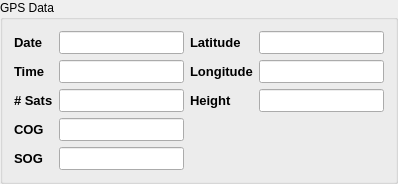
          <widget class="QGroupBox" name="gpsData_groupBox">
           <property name="title">
            <string>GPS Data</string>
           </property>
           <layout class="QGridLayout" name="gridLayout_20">
            <item row="0" column="0">
             <layout class="QGridLayout" name="gridLayout_3">
              <item row="0" column="0">
               <widget class="QLabel" name="label_48">
                <property name="font">
                 <font>
                  <pointsize>10</pointsize>
                  <weight>75</weight>
                  <bold>true</bold>
                 </font>
                </property>
                <property name="text">
                 <string>Date</string>
                </property>
               </widget>
              </item>
              <item row="0" column="1">
               <widget class="QLineEdit" name="m_GpsDate">
                <property name="minimumSize">
                 <size>
                  <width>0</width>
                  <height>0</height>
                 </size>
                </property>
                <property name="maximumSize">
                 <size>
                  <width>16777215</width>
                  <height>16777215</height>
                 </size>
                </property>
                <property name="font">
                 <font>
                  <pointsize>10</pointsize>
                 </font>
                </property>
               </widget>
              </item>
              <item row="1" column="0">
               <widget class="QLabel" name="label_47">
                <property name="font">
                 <font>
                  <pointsize>10</pointsize>
                  <weight>75</weight>
                  <bold>true</bold>
                 </font>
                </property>
                <property name="text">
                 <string>Time</string>
                </property>
               </widget>
              </item>
              <item row="1" column="1">
               <widget class="QLineEdit" name="m_GpsTime">
                <property name="minimumSize">
                 <size>
                  <width>0</width>
                  <height>0</height>
                 </size>
                </property>
                <property name="maximumSize">
                 <size>
                  <width>16777215</width>
                  <height>16777215</height>
                 </size>
                </property>
                <property name="font">
                 <font>
                  <pointsize>10</pointsize>
                 </font>
                </property>
               </widget>
              </item>
              <item row="2" column="0">
               <widget class="QLabel" name="label_54">
                <property name="font">
                 <font>
                  <pointsize>10</pointsize>
                  <weight>75</weight>
                  <bold>true</bold>
                 </font>
                </property>
                <property name="text">
                 <string># Sats</string>
                </property>
               </widget>
              </item>
              <item row="2" column="1">
               <widget class="QLineEdit" name="m_GpsSat">
                <property name="minimumSize">
                 <size>
                  <width>0</width>
                  <height>0</height>
                 </size>
                </property>
                <property name="maximumSize">
                 <size>
                  <width>16777215</width>
                  <height>16777215</height>
                 </size>
                </property>
                <property name="font">
                 <font>
                  <pointsize>10</pointsize>
                 </font>
                </property>
               </widget>
              </item>
              <item row="3" column="0">
               <widget class="QLabel" name="label_52">
                <property name="font">
                 <font>
                  <pointsize>10</pointsize>
                  <weight>75</weight>
                  <bold>true</bold>
                 </font>
                </property>
                <property name="text">
                 <string>COG</string>
                </property>
               </widget>
              </item>
              <item row="3" column="1">
               <widget class="QLineEdit" name="m_GpsCog">
                <property name="minimumSize">
                 <size>
                  <width>0</width>
                  <height>0</height>
                 </size>
                </property>
                <property name="maximumSize">
                 <size>
                  <width>16777215</width>
                  <height>16777215</height>
                 </size>
                </property>
                <property name="font">
                 <font>
                  <pointsize>10</pointsize>
                 </font>
                </property>
               </widget>
              </item>
              <item row="4" column="0">
               <widget class="QLabel" name="label_53">
                <property name="font">
                 <font>
                  <pointsize>10</pointsize>
                  <weight>75</weight>
                  <bold>true</bold>
                 </font>
                </property>
                <property name="text">
                 <string>SOG</string>
                </property>
               </widget>
              </item>
              <item row="4" column="1">
               <widget class="QLineEdit" name="m_GpsSog">
                <property name="minimumSize">
                 <size>
                  <width>0</width>
                  <height>0</height>
                 </size>
                </property>
                <property name="maximumSize">
                 <size>
                  <width>16777215</width>
                  <height>16777215</height>
                 </size>
                </property>
                <property name="font">
                 <font>
                  <pointsize>10</pointsize>
                 </font>
                </property>
               </widget>
              </item>
             </layout>
            </item>
            <item row="0" column="1">
             <layout class="QGridLayout" name="gridLayout_5">
              <item row="0" column="0">
               <widget class="QLabel" name="label_50">
                <property name="font">
                 <font>
                  <pointsize>10</pointsize>
                  <weight>75</weight>
                  <bold>true</bold>
                 </font>
                </property>
                <property name="text">
                 <string>Latitude</string>
                </property>
               </widget>
              </item>
              <item row="0" column="1">
               <widget class="QLineEdit" name="m_GpsLatitude">
                <property name="minimumSize">
                 <size>
                  <width>0</width>
                  <height>0</height>
                 </size>
                </property>
                <property name="maximumSize">
                 <size>
                  <width>16777215</width>
                  <height>16777215</height>
                 </size>
                </property>
                <property name="font">
                 <font>
                  <pointsize>10</pointsize>
                 </font>
                </property>
               </widget>
              </item>
              <item row="1" column="0">
               <widget class="QLabel" name="label_49">
                <property name="font">
                 <font>
                  <pointsize>10</pointsize>
                  <weight>75</weight>
                  <bold>true</bold>
                 </font>
                </property>
                <property name="text">
                 <string>Longitude</string>
                </property>
               </widget>
              </item>
              <item row="1" column="1">
               <widget class="QLineEdit" name="m_GpsLongitude">
                <property name="minimumSize">
                 <size>
                  <width>0</width>
                  <height>0</height>
                 </size>
                </property>
                <property name="maximumSize">
                 <size>
                  <width>16777215</width>
                  <height>16777215</height>
                 </size>
                </property>
                <property name="font">
                 <font>
                  <pointsize>10</pointsize>
                 </font>
                </property>
               </widget>
              </item>
              <item row="2" column="0">
               <widget class="QLabel" name="label_51">
                <property name="font">
                 <font>
                  <pointsize>10</pointsize>
                  <weight>75</weight>
                  <bold>true</bold>
                 </font>
                </property>
                <property name="text">
                 <string>Height</string>
                </property>
               </widget>
              </item>
              <item row="2" column="1">
               <widget class="QLineEdit" name="m_GpsHeight">
                <property name="minimumSize">
                 <size>
                  <width>0</width>
                  <height>0</height>
                 </size>
                </property>
                <property name="maximumSize">
                 <size>
                  <width>16777215</width>
                  <height>16777215</height>
                 </size>
                </property>
                <property name="font">
                 <font>
                  <pointsize>10</pointsize>
                 </font>
                </property>
               </widget>
              </item>
              <item row="3" column="1">
               <spacer name="verticalSpacer_2">
                <property name="orientation">
                 <enum>Qt::Vertical</enum>
                </property>
                <property name="sizeHint" stdset="0">
                 <size>
                  <width>20</width>
                  <height>40</height>
                 </size>
                </property>
               </spacer>
              </item>
             </layout>
            </item>
           </layout>
          </widget>
